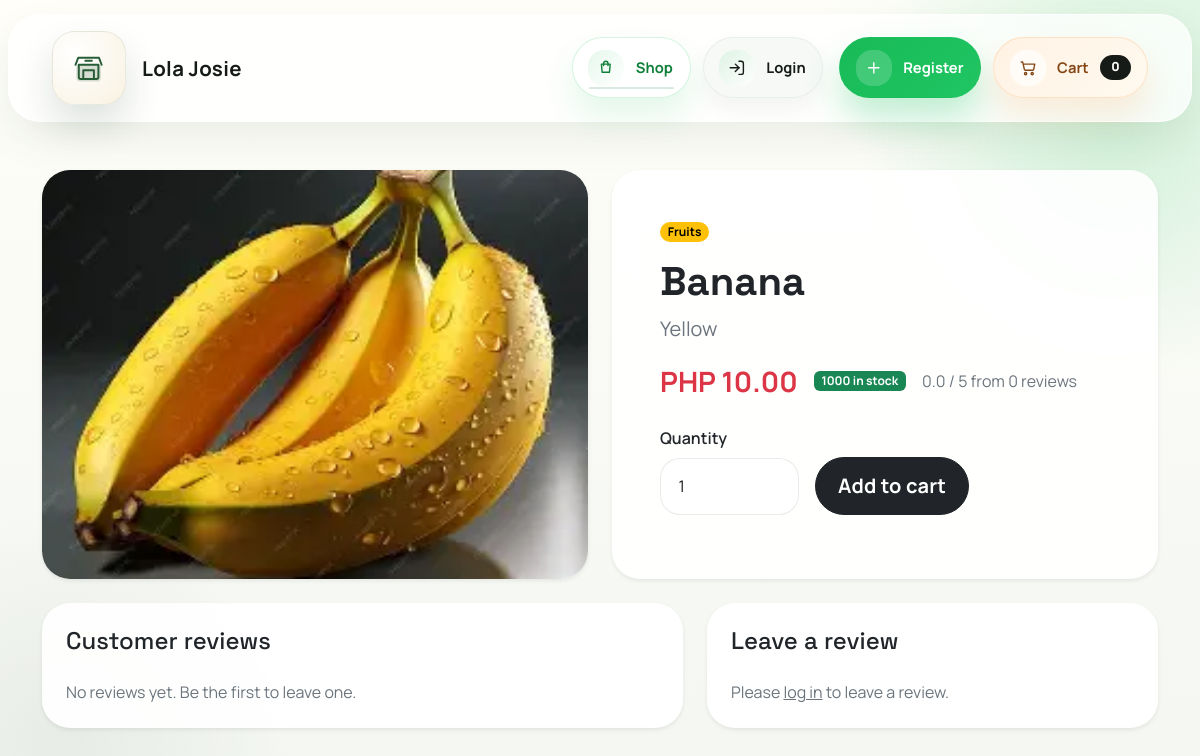
The app's page /products/banana/, older data.
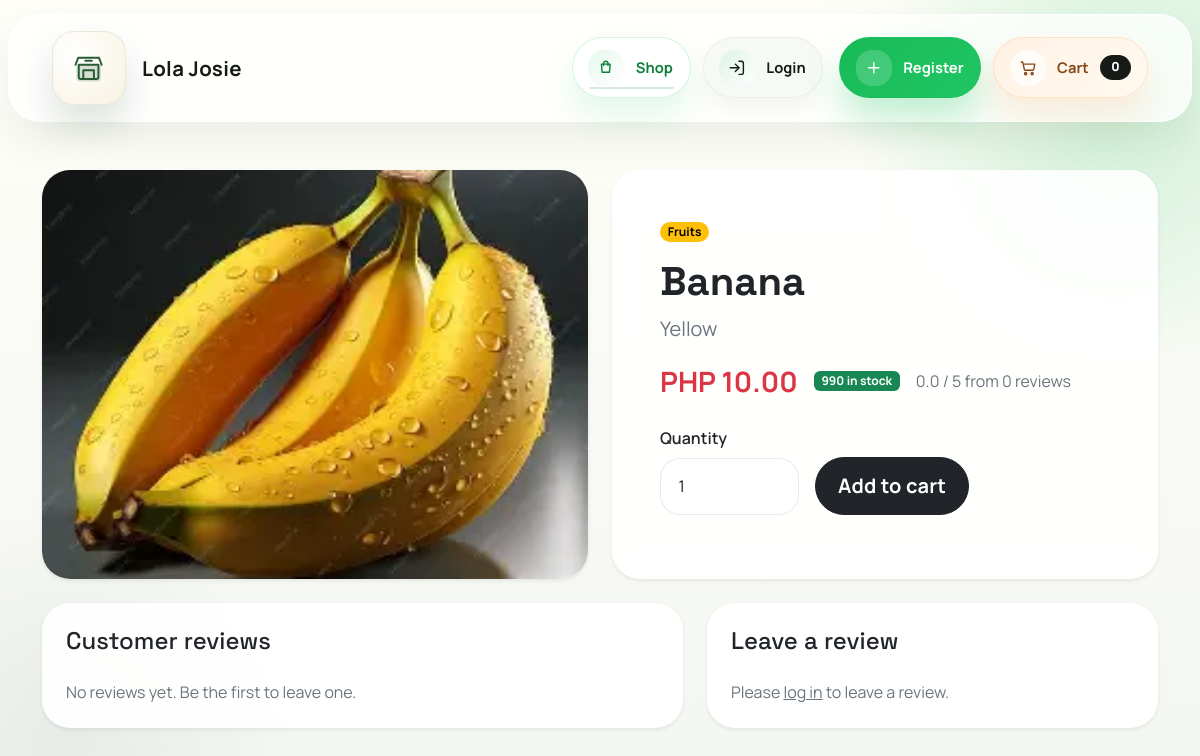
The same page, newer data.
### products/models.py (models this page shows, shortened)
class Product(models.Model):
    category = models.ForeignKey(
        Category,
        on_delete=models.PROTECT,
        related_name="products",
    )
    name = models.CharField(max_length=200)
    slug = models.SlugField(max_length=220, unique=True, blank=True)
    description = models.TextField()
    price = models.DecimalField(max_digits=10, decimal_places=2)
    stock = models.PositiveIntegerField(default=0)
    image = models.ImageField(upload_to=product_image_upload_path, blank=True, null=True)
    is_active = models.BooleanField(default=True)
    created_at = models.DateTimeField(auto_now_add=True)
    updated_at = models.DateTimeField(auto_now=True)
    class Meta:
        ordering = ["name"]

class Category(models.Model):
    name = models.CharField(max_length=120, unique=True)
    slug = models.SlugField(max_length=140, unique=True, blank=True)
    description = models.TextField(blank=True)
    class Meta:
        ordering = ["name"]
        verbose_name_plural = "categories"

### products/views.py (the view)
# urls.py: path("products/<slug:slug>/", ProductDetailAPIView.as_view(), name="product_detail"),
def product_detail(request, slug):
    product = get_object_or_404(
        Product.objects.select_related("category")
        .annotate(avg_rating=Avg("reviews__rating"), review_total=Count("reviews")),
        slug=slug,
        is_active=True,
    )
    reviews = product.reviews.select_related("user").order_by("-created_at")
    user_review = None
    review_form = None
    if request.user.is_authenticated:
        user_review = Review.objects.filter(user=request.user, product=product).first()
        review_form = ReviewForm(instance=user_review)
    return render(
        request,
        "products/product_detail.html",
        {
            "product": product,
            "reviews": reviews,
            "cart_form": CartAddProductForm(initial={"quantity": 1}),
            "review_form": review_form,
            "user_review": user_review,
        },
    )

### cart/forms.py
class CartAddProductForm(forms.Form):
    quantity = forms.IntegerField(
        min_value=1,
        initial=1,
        widget=forms.NumberInput(attrs={"class": "form-control", "min": 1}),
    )
    override = forms.BooleanField(
        required=False,
        initial=False,
        widget=forms.HiddenInput(),
    )

### cart/cart.py (called while the page is built)
    def __len__(self):
        return sum(self.cart.values())

### cart/context_processors.py (called while the page is built)
def cart_summary(request):
    return {"cart_item_count": len(Cart(request))}

### config/context_processors.py (called while the page is built)
def site_meta(request):
    return {
        "site_name": settings.SITE_NAME,
        "site_tagline": settings.SITE_TAGLINE,
    }

### users/admin_access.py (called while the page is built)
def is_admin_user(user):
    return user.is_authenticated and (user.is_staff or user.is_superuser)

### templates/products/product_detail.html (shortened to what the changed rows need)
{% extends "base.html" %}
{% block content %}
<div class="row g-4 mb-4">
    <div class="col-lg-6">
        <div class="card border-0 shadow-sm overflow-hidden">
            {% if product.image %}
                <img src="{{ product.image.url }}" class="img-fluid product-image" alt="{{ product.name }}">
            {% else %}
                <div class="product-image product-image-placeholder d-flex align-items-center justify-content-center">No image uploaded</div>
            {% endif %}
        </div>
    </div>
    <div class="col-lg-6">
        <div class="card border-0 shadow-sm h-100">
            <div class="card-body p-4 p-lg-5">
                <span class="badge text-bg-warning rounded-pill mb-3">{{ product.category.name }}</span>
                <h1 class="display-6 fw-bold">{{ product.name }}</h1>
                <p class="text-secondary fs-5 mb-3">{{ product.description }}</p>
                <div class="d-flex flex-wrap align-items-center gap-3 mb-4">
                    <strong class="fs-3 text-danger">PHP {{ product.price }}</strong>
                    <span class="badge {% if product.stock > 0 %}text-bg-success{% else %}text-bg-secondary{% endif %}">
                        {% if product.stock > 0 %}{{ product.stock }} in stock{% else %}Out of stock{% endif %}
                    </span>
                    <span class="text-secondary">{{ product.avg_rating|default:0|floatformat:1 }} / 5 from {{ product.review_total }} review{{ product.review_total|pluralize }}</span>
                </div>
                <form action="{% url 'cart:cart_add' product.id %}" method="post" class="row g-3 align-items-end">
                    <div class="col-sm-4">
                    </div>
                    <div class="col-sm-8">
                    </div>
                </form>
            </div>
        </div>
    </div>
</div>
<div class="row g-4">
    <div class="col-lg-7">
        <div class="card border-0 shadow-sm h-100">
            <div class="card-body p-4">
                <h2 class="h4 mb-4">Customer reviews</h2>
            </div>
        </div>
    </div>
    <div class="col-lg-5">
        <div class="card border-0 shadow-sm h-100">
            <div class="card-body p-4">
                <h2 class="h4 mb-4">{% if user_review %}Update your review{% else %}Leave a review{% endif %}</h2>
            </div>
        </div>
    </div>
</div>
{% endblock %}

Row changes from the older to the newer data that the page shows:
changed Product "Banana": stock "1000" → "990"
